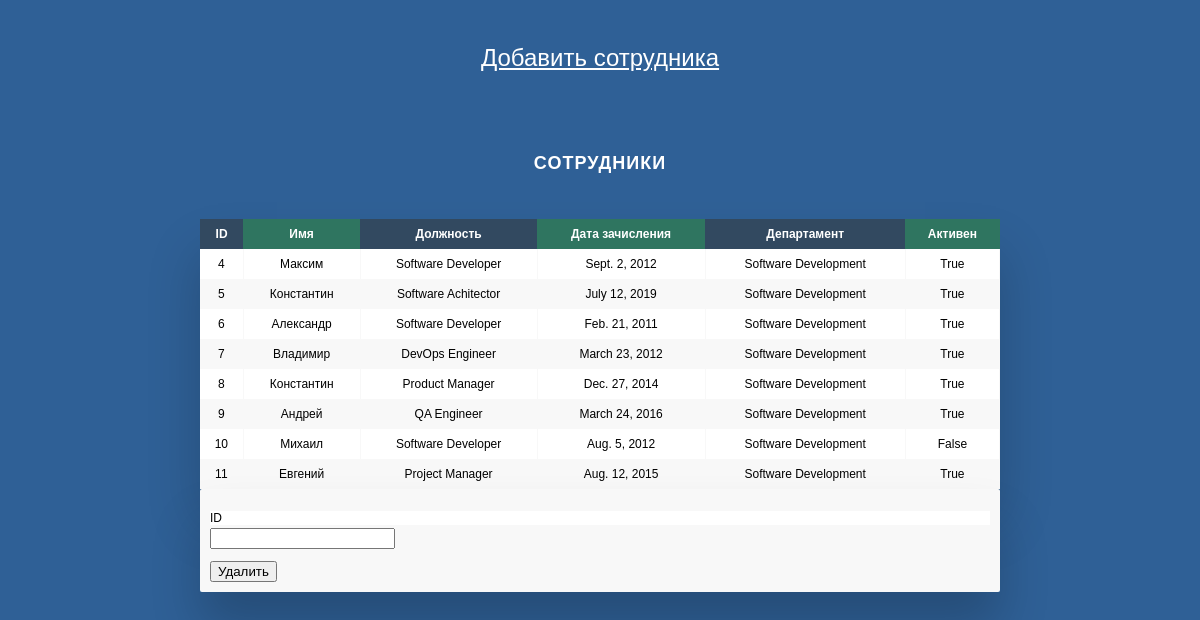
The page / on the database its author committed.
### main/models.py (models this page shows)
class Employees(models.Model):
    name = models.TextField(max_length=64)
    position = models.TextField(max_length=64)
    enlisted = models.DateField()
    department = models.TextField(max_length=64)
    is_active = models.BooleanField(default=True)

### main/views.py (the view)
# urls.py: path('', index, name='main'),
def index(request):
    if request.method == 'POST':
        form = DelEmployee(request.POST)
        if form.is_valid():
            try:
                ID = int(form['ID'].value())
                print(ID)
                Employees.objects.filter(id=ID).delete()
            except:
                form.add_error(None, 'KeyError')
                print('excepted')
    else:
        form = DelEmployee()
    employees = Employees.objects.all()
    return render(request, 'main/index.html', {'del_form': form, "employees": employees})

### main/forms.py
class DelEmployee(forms.Form):
    ID = forms.IntegerField(label='ID')

### main/templates/main/index.html (shortened to what this page needs)
{% load static %}
<!DOCTYPE html>
<html lang='ru'>
    <head>
        <link type="text/css" rel="stylesheet" href="{% static 'main/css/style.css' %}"/>
    </head>
    <body>
        <br><br>
        <div class="elementHolder">
            <a class="create-link" href="{% url 'add' %}">Добавить сотрудника</a>
        </div>
        <br><br>
        <h2>Сотрудники</h2>
        <div class="table-wrapper">
            <table class="fl-table">
                <thead>
                <tr>
                    <th>ID</th>
                    <th>Имя</th>
                    <th>Должность</th>
                    <th>Дата зачисления</th>
                    <th>Департамент</th>
                    <th>Активен</th>
                </tr>
                </thead>
                <tbody id="fl-tbody">
                {% for e in employees %}
                <tr>
                    <td>{{ e.id }}</td>
                    <td>{{ e.name }}</td>
                    <td>{{ e.position }}</td>
                    <td>{{ e.enlisted }}</td>
                    <td>{{ e.department }}</td>
                    <td>{{ e.is_active }}</td>
                </tr>
                {% endfor %}
            </table>
        </div>
        <div class="table-wrapper">
            <form action="{% url 'main' %} " method="POST">
                <div class="div-dj">
                    {% for f in del_form %}
                        <p><label class="form-label" for="{{ f.id_for_label }}">{{ f.label }}</label>{{ f }}</p>
                    {% endfor %}
                    <button type="submit">Удалить</button>
                </div>
            </form>
        </div>
    </body>
</html>

### main/static/main/css/style.css (style rules this page uses)
body { font-family: Helvetica; -webkit-font-smoothing: antialiased; background: rgb(47, 96, 150); }
h2 { text-align: center; font-size: 18px; text-transform: uppercase; letter-spacing: 1px; color: white; padding: 30px 0; }
* { box-sizing: border-box; }
label { display: block; font: 1rem 'Fira Sans', sans-serif; margin: .2rem 0; }
.elementHolder { text-align: center; }
.create-link { font-size: 24px; color: rgb(255, 255, 255); }
.table-wrapper { margin: 10px 70px 70px; box-shadow: 0px 35px 50px rgba( 0, 0, 0, 0.2 ); max-width: 800px; margin: 0 auto; }
.fl-table { border-radius: 5px; font-size: 12px; font-weight: normal; border: none; border-collapse: collapse; width: 100%; max-width: 100%; white-space: nowrap; background-color: white; }
.fl-table td, .fl-table th { text-align: center; padding: 8px; }
.fl-table td { border-right: 1px solid #f8f8f8; font-size: 12px; }
.fl-table thead th { color: #ffffff; background: #2f7560; }
.fl-table thead th:nth-child(odd) { color: #ffffff; background: #324960; }
.fl-table tr:nth-child(even) { background: #F8F8F8; }
.div-dj { max-width: 800px; margin: 0 auto; background: #F8F8F8; border-radius: 2px; font-size: 12px; font-weight: normal; border: none; border-collapse: collapse; width: 100%; white-space: nowrap; padding: 10px; }
.form-label { font-size: 12px; background-color: white; }

### rows shown on the page
Employees: id "4", name "Максим", position "Software Developer", enlisted "Sept. 2, 2012", department "Software Development", is_active "True"
Employees: id "5", name "Константин", position "Software Achitector", enlisted "July 12, 2019", department "Software Development", is_active "True"
Employees: id "6", name "Александр", position "Software Developer", enlisted "Feb. 21, 2011", department "Software Development", is_active "True"
Employees: id "7", name "Владимир", position "DevOps Engineer", enlisted "March 23, 2012", department "Software Development", is_active "True"
Employees: id "8", name "Константин", position "Product Manager", enlisted "Dec. 27, 2014", department "Software Development", is_active "True"
Employees: id "9", name "Андрей", position "QA Engineer", enlisted "March 24, 2016", department "Software Development", is_active "True"
Employees: id "10", name "Михаил", position "Software Developer", enlisted "Aug. 5, 2012", department "Software Development", is_active "False"
Employees: id "11", name "Евгений", position "Project Manager", enlisted "Aug. 12, 2015", department "Software Development", is_active "True"

### other values the page prints
{{ f.label }} "ID"
